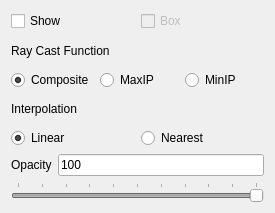
<?xml version="1.0" encoding="UTF-8"?>
<ui version="4.0">
 <class>QtVolumeRendererPanel</class>
 <widget class="QWidget" name="QtVolumeRendererPanel">
  <property name="geometry">
   <rect>
    <x>0</x>
    <y>0</y>
    <width>275</width>
    <height>213</height>
   </rect>
  </property>
  <property name="windowTitle">
   <string>Form</string>
  </property>
  <layout class="QGridLayout" name="gridLayout_4">
   <item row="0" column="0">
    <layout class="QHBoxLayout" name="horizontalLayout">
     <item>
      <widget class="QCheckBox" name="checkBoxShowVolume">
       <property name="toolTip">
        <string>Add or remove the volume from the viewer</string>
       </property>
       <property name="text">
        <string>Show</string>
       </property>
      </widget>
     </item>
     <item>
      <widget class="QCheckBox" name="checkBoxBoundingBox">
       <property name="enabled">
        <bool>false</bool>
       </property>
       <property name="toolTip">
        <string>Bounding box to view the volume, control the bounding box with the handles</string>
       </property>
       <property name="text">
        <string>Box</string>
       </property>
      </widget>
     </item>
    </layout>
   </item>
   <item row="1" column="0">
    <layout class="QGridLayout" name="gridLayout_3">
     <item row="0" column="0" colspan="2">
      <widget class="QLabel" name="label_3">
       <property name="text">
        <string>Ray Cast Function</string>
       </property>
      </widget>
     </item>
     <item row="1" column="0">
      <widget class="QRadioButton" name="radioButtonComposite">
       <property name="toolTip">
        <string>Change the Ray Cast Function To Composite (All)</string>
       </property>
       <property name="text">
        <string>Composite</string>
       </property>
       <property name="checked">
        <bool>true</bool>
       </property>
       <property name="autoExclusive">
        <bool>true</bool>
       </property>
       <attribute name="buttonGroup">
        <string>buttonGroup</string>
       </attribute>
      </widget>
     </item>
     <item row="1" column="1">
      <widget class="QRadioButton" name="radioButtonMIP">
       <property name="toolTip">
        <string>Change the Ray Cast Function To Maximum Intensity Pixel</string>
       </property>
       <property name="text">
        <string>MaxIP </string>
       </property>
       <property name="checked">
        <bool>false</bool>
       </property>
       <property name="autoExclusive">
        <bool>true</bool>
       </property>
       <attribute name="buttonGroup">
        <string>buttonGroup</string>
       </attribute>
      </widget>
     </item>
     <item row="1" column="2">
      <widget class="QRadioButton" name="radioButtonMinIP">
       <property name="toolTip">
        <string>Change the Ray Cast Function To Minimum Intensity Pixel</string>
       </property>
       <property name="text">
        <string>MinIP</string>
       </property>
       <property name="autoExclusive">
        <bool>true</bool>
       </property>
       <attribute name="buttonGroup">
        <string>buttonGroup</string>
       </attribute>
      </widget>
     </item>
    </layout>
   </item>
   <item row="2" column="0">
    <layout class="QGridLayout" name="gridLayout_2">
     <item row="0" column="0">
      <widget class="QLabel" name="label_2">
       <property name="text">
        <string>Interpolation</string>
       </property>
      </widget>
     </item>
     <item row="1" column="0">
      <widget class="QRadioButton" name="radioButtonLinear">
       <property name="text">
        <string>Linear</string>
       </property>
       <property name="checked">
        <bool>true</bool>
       </property>
       <attribute name="buttonGroup">
        <string>buttonGroup_2</string>
       </attribute>
      </widget>
     </item>
     <item row="1" column="1">
      <widget class="QRadioButton" name="radioButtonNearest">
       <property name="text">
        <string>Nearest</string>
       </property>
       <attribute name="buttonGroup">
        <string>buttonGroup_2</string>
       </attribute>
      </widget>
     </item>
    </layout>
   </item>
   <item row="3" column="0">
    <layout class="QGridLayout" name="gridLayout">
     <item row="0" column="0">
      <widget class="QLabel" name="label">
       <property name="text">
        <string>Opacity</string>
       </property>
      </widget>
     </item>
     <item row="0" column="1">
      <widget class="QLineEdit" name="lineEditOpacity">
       <property name="text">
        <string>100</string>
       </property>
       <property name="readOnly">
        <bool>true</bool>
       </property>
      </widget>
     </item>
     <item row="1" column="0" colspan="2">
      <widget class="QSlider" name="opacitySlider">
       <property name="enabled">
        <bool>false</bool>
       </property>
       <property name="mouseTracking">
        <bool>false</bool>
       </property>
       <property name="toolTip">
        <string>Changes the opacity of the volume rendered</string>
       </property>
       <property name="inputMethodHints">
        <set>Qt::ImhPreferLowercase</set>
       </property>
       <property name="maximum">
        <number>100</number>
       </property>
       <property name="value">
        <number>100</number>
       </property>
       <property name="tracking">
        <bool>true</bool>
       </property>
       <property name="orientation">
        <enum>Qt::Horizontal</enum>
       </property>
       <property name="invertedAppearance">
        <bool>false</bool>
       </property>
       <property name="invertedControls">
        <bool>false</bool>
       </property>
       <property name="tickPosition">
        <enum>QSlider::TicksAbove</enum>
       </property>
      </widget>
     </item>
    </layout>
   </item>
  </layout>
 </widget>
 <tabstops>
  <tabstop>checkBoxShowVolume</tabstop>
  <tabstop>checkBoxBoundingBox</tabstop>
  <tabstop>opacitySlider</tabstop>
  <tabstop>lineEditOpacity</tabstop>
 </tabstops>
 <resources/>
 <connections>
  <connection>
   <sender>checkBoxShowVolume</sender>
   <signal>toggled(bool)</signal>
   <receiver>checkBoxBoundingBox</receiver>
   <slot>setEnabled(bool)</slot>
   <hints>
    <hint type="sourcelabel">
     <x>134</x>
     <y>93</y>
    </hint>
    <hint type="destinationlabel">
     <x>524</x>
     <y>93</y>
    </hint>
   </hints>
  </connection>
  <connection>
   <sender>checkBoxShowVolume</sender>
   <signal>toggled(bool)</signal>
   <receiver>opacitySlider</receiver>
   <slot>setEnabled(bool)</slot>
   <hints>
    <hint type="sourcelabel">
     <x>134</x>
     <y>93</y>
    </hint>
    <hint type="destinationlabel">
     <x>77</x>
     <y>626</y>
    </hint>
   </hints>
  </connection>
  <connection>
   <sender>checkBoxShowVolume</sender>
   <signal>toggled(bool)</signal>
   <receiver>radioButtonLinear</receiver>
   <slot>setEnabled(bool)</slot>
   <hints>
    <hint type="sourcelabel">
     <x>134</x>
     <y>93</y>
    </hint>
    <hint type="destinationlabel">
     <x>29</x>
     <y>495</y>
    </hint>
   </hints>
  </connection>
  <connection>
   <sender>checkBoxShowVolume</sender>
   <signal>toggled(bool)</signal>
   <receiver>radioButtonNearest</receiver>
   <slot>setEnabled(bool)</slot>
   <hints>
    <hint type="sourcelabel">
     <x>134</x>
     <y>93</y>
    </hint>
    <hint type="destinationlabel">
     <x>532</x>
     <y>495</y>
    </hint>
   </hints>
  </connection>
 </connections>
 <buttongroups>
  <buttongroup name="buttonGroup_2"/>
  <buttongroup name="buttonGroup">
   <property name="exclusive">
    <bool>true</bool>
   </property>
  </buttongroup>
 </buttongroups>
</ui>
